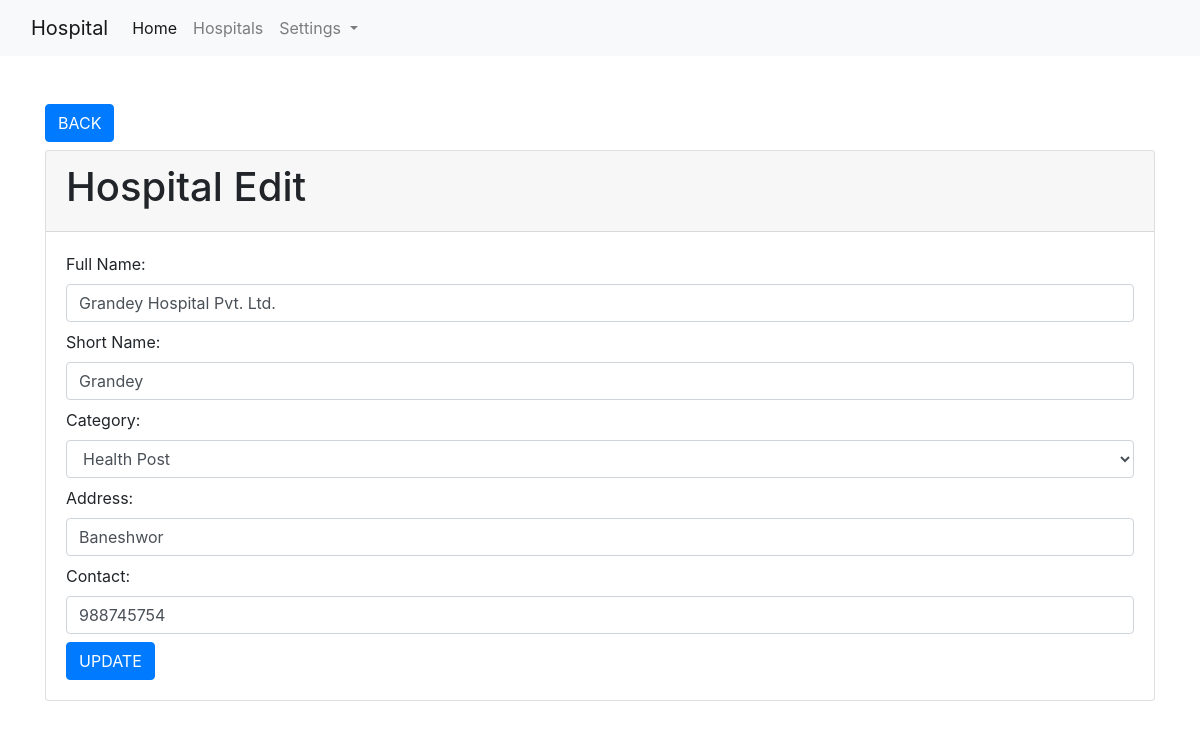
/hospitals/edit-hospital/2 (signed in), run on an earlier commit of the app's database.
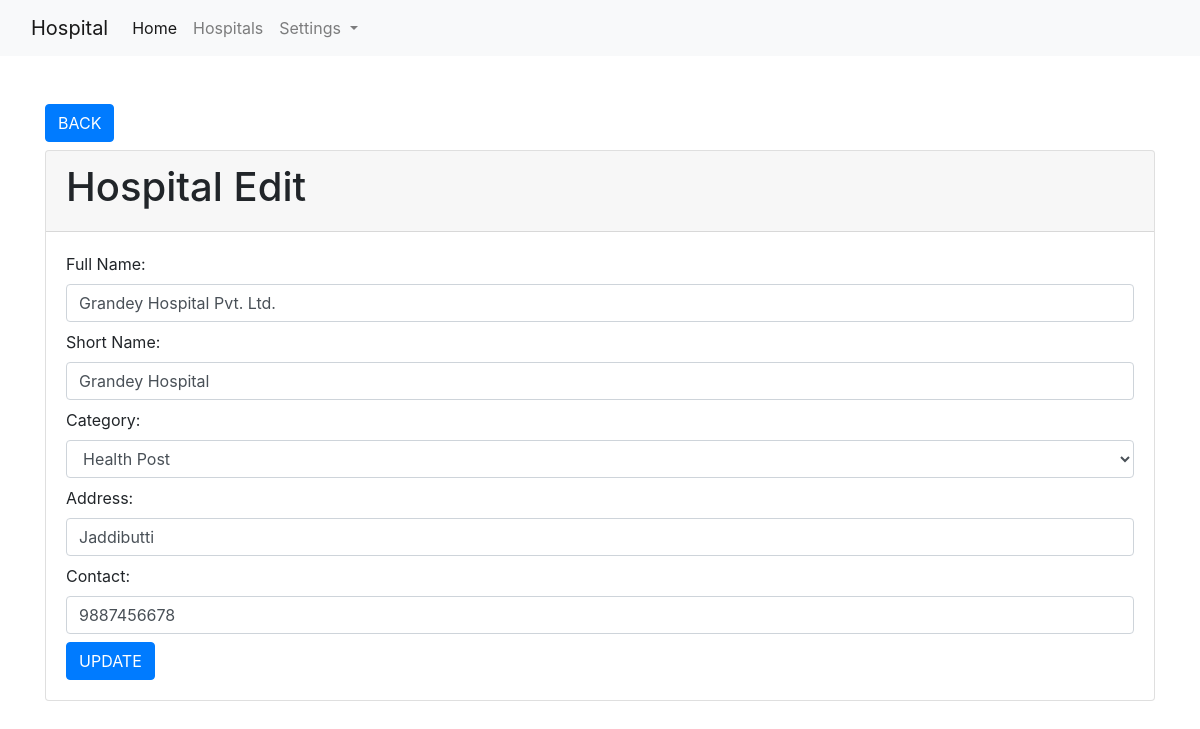
And on a later commit of the database.
### hospitals/models.py (models this page shows)
class Hospital(models.Model):
    full_name = models.CharField(max_length=255)
    short_name = models.CharField(max_length=255)
    category = models.ForeignKey(Category, on_delete=models.CASCADE)
    address = models.CharField(max_length=255)
    contact = models.IntegerField()
    added_at = models.DateTimeField(default=datetime.now)
    class Meta:
        db_table = "app_hospitals"

### hospitals/views.py (the view)
# urls.py: path('edit-hospital/<int:id>', views.hospital_edit, name='hospital.edit'),
@login_required(login_url='/authentication/login')
def hospital_edit(request, id):
    data_edit = Hospital.objects.get(id=id)
    categories = Category.objects.all()
    context = {"data": data_edit, "categories": categories}
    return render(request, 'hospitals/edit_hospital.html', context)

### templates/hospitals/edit_hospital.html (shortened to what this page needs)
{% extends 'layouts/base.html' %}
{% block body %}
<div class="container mt-5">
    <a href="{% url 'hospitals' %}" class="btn btn-primary mb-2">BACK</a>
    <div class="card">
        <div class="card-header">
            <h1>Hospital Edit</h1>
        </div>
        <div class="card-body">
            <form action="{% url 'hospital.update' %}" method="post">
                <div class="form-group mb-2">
                    <label for="full_name">Full Name:</label>
                    <input type="text" class="form-control" name="full_name" value="{{ data.full_name }}">
                </div>
                <div class="form-group mb-2">
                    <label for="short_name">Short Name:</label>
                    <input type="text" class="form-control" name="short_name" value="{{ data.short_name }}">
                </div>
                <div class="form-group mb-2">
                    <label for="category">Category:</label>
                    <select name="category" id="category" class="form-control">
                        {% for val in categories %}
                        <option value="{{ val.id }}">{{ val.category }}</option>
                        {% endfor %}
                    </select>
                </div>
                <div class="form-group mb-2">
                    <label for="address">Address:</label>
                    <input type="text" class="form-control" name="address" value="{{ data.address }}">
                </div>
                <div class="form-group mb-2">
                    <label for="contact">Contact:</label>
                    <input type="text" class="form-control" name="contact" value="{{ data.contact }}">
                </div>
                <input type="submit" value="UPDATE" class="btn btn-primary">
            </form>
        </div>
    </div>
</div>
{% endblock %}

What changed in the data, as far as the page shows it:
changed Hospital "Grandey Hospital Pvt. Ltd.": short_name "Grandey" → "Grandey Hospital"; address "Baneshwor" → "Jaddibutti"; contact "988745754" → "9887456678"
